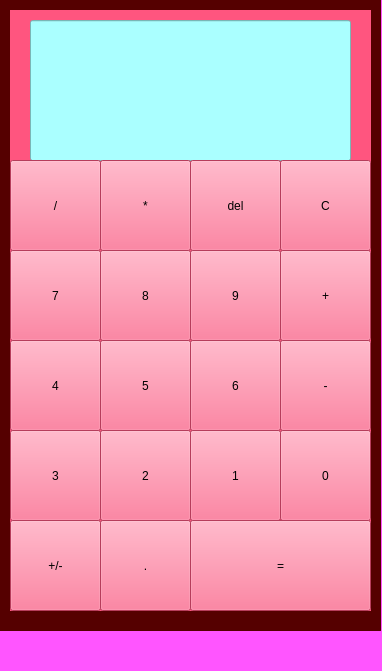
<?xml version="1.0" encoding="UTF-8"?>
<ui version="4.0">
 <class>MainWindow</class>
 <widget class="QMainWindow" name="MainWindow">
  <property name="geometry">
   <rect>
    <x>0</x>
    <y>0</y>
    <width>382</width>
    <height>671</height>
   </rect>
  </property>
  <property name="cursor">
   <cursorShape>PointingHandCursor</cursorShape>
  </property>
  <property name="windowTitle">
   <string>MainWindow</string>
  </property>
  <property name="styleSheet">
   <string notr="true">background-color: rgb(255, 85, 255);</string>
  </property>
  <widget class="QWidget" name="centralwidget">
   <widget class="QWidget" name="widget_2" native="true">
    <property name="geometry">
     <rect>
      <x>0</x>
      <y>0</y>
      <width>381</width>
      <height>631</height>
     </rect>
    </property>
    <property name="styleSheet">
     <string notr="true">background-color: rgb(85, 0, 0);</string>
    </property>
    <widget class="QWidget" name="widget" native="true">
     <property name="geometry">
      <rect>
       <x>10</x>
       <y>10</y>
       <width>361</width>
       <height>601</height>
      </rect>
     </property>
     <property name="styleSheet">
      <string notr="true">background-color: rgb(255, 85, 127);
border-bottom-color: rgb(85, 0, 0);
border-left-color: rgb(85, 0, 0);
border-right-color: rgb(85, 0, 0);
border-top-color: rgb(85, 0, 0);
</string>
     </property>
     <widget class="QLineEdit" name="lineEdit">
      <property name="geometry">
       <rect>
        <x>20</x>
        <y>10</y>
        <width>321</width>
        <height>141</height>
       </rect>
      </property>
      <property name="styleSheet">
       <string notr="true">background-color: rgb(170, 255, 255);
font: 48pt &quot;Segoe UI&quot;;</string>
      </property>
      <property name="text">
       <string/>
      </property>
     </widget>
     <widget class="QPushButton" name="pushButton_multiply">
      <property name="geometry">
       <rect>
        <x>90</x>
        <y>150</y>
        <width>91</width>
        <height>91</height>
       </rect>
      </property>
      <property name="styleSheet">
       <string notr="true">font: 72pt &quot;Segoe UI&quot;;</string>
      </property>
      <property name="text">
       <string>*</string>
      </property>
     </widget>
     <widget class="QPushButton" name="pushButto_delimetr">
      <property name="geometry">
       <rect>
        <x>0</x>
        <y>150</y>
        <width>91</width>
        <height>91</height>
       </rect>
      </property>
      <property name="styleSheet">
       <string notr="true">font: 32pt &quot;Segoe UI&quot;;</string>
      </property>
      <property name="text">
       <string>/</string>
      </property>
     </widget>
     <widget class="QPushButton" name="pushButton_point">
      <property name="geometry">
       <rect>
        <x>90</x>
        <y>510</y>
        <width>91</width>
        <height>91</height>
       </rect>
      </property>
      <property name="styleSheet">
       <string notr="true">font: 72pt &quot;Segoe UI&quot;;
text-align:'center';</string>
      </property>
      <property name="text">
       <string>.</string>
      </property>
     </widget>
     <widget class="QPushButton" name="pushButton_1">
      <property name="geometry">
       <rect>
        <x>180</x>
        <y>420</y>
        <width>91</width>
        <height>91</height>
       </rect>
      </property>
      <property name="styleSheet">
       <string notr="true">font: 36pt &quot;Segoe UI&quot;;</string>
      </property>
      <property name="text">
       <string>1</string>
      </property>
     </widget>
     <widget class="QPushButton" name="pushButton_2">
      <property name="geometry">
       <rect>
        <x>90</x>
        <y>420</y>
        <width>91</width>
        <height>91</height>
       </rect>
      </property>
      <property name="styleSheet">
       <string notr="true">font: 36pt &quot;Segoe UI&quot;;</string>
      </property>
      <property name="text">
       <string>2</string>
      </property>
     </widget>
     <widget class="QPushButton" name="pushButton_3">
      <property name="geometry">
       <rect>
        <x>0</x>
        <y>420</y>
        <width>91</width>
        <height>91</height>
       </rect>
      </property>
      <property name="styleSheet">
       <string notr="true">font: 36pt &quot;Segoe UI&quot;;</string>
      </property>
      <property name="text">
       <string>3</string>
      </property>
     </widget>
     <widget class="QPushButton" name="pushButton_plus">
      <property name="geometry">
       <rect>
        <x>270</x>
        <y>240</y>
        <width>91</width>
        <height>91</height>
       </rect>
      </property>
      <property name="styleSheet">
       <string notr="true">font: 36pt &quot;Segoe UI&quot;;</string>
      </property>
      <property name="text">
       <string>+</string>
      </property>
     </widget>
     <widget class="QPushButton" name="pushButton_deleter">
      <property name="geometry">
       <rect>
        <x>180</x>
        <y>150</y>
        <width>91</width>
        <height>91</height>
       </rect>
      </property>
      <property name="styleSheet">
       <string notr="true">font: 36pt &quot;Segoe UI&quot;;</string>
      </property>
      <property name="text">
       <string>del</string>
      </property>
     </widget>
     <widget class="QPushButton" name="pushButton_4">
      <property name="geometry">
       <rect>
        <x>0</x>
        <y>330</y>
        <width>91</width>
        <height>91</height>
       </rect>
      </property>
      <property name="styleSheet">
       <string notr="true">font: 36pt &quot;Segoe UI&quot;;</string>
      </property>
      <property name="text">
       <string>4</string>
      </property>
     </widget>
     <widget class="QPushButton" name="pushButton_5">
      <property name="geometry">
       <rect>
        <x>90</x>
        <y>330</y>
        <width>91</width>
        <height>91</height>
       </rect>
      </property>
      <property name="styleSheet">
       <string notr="true">font: 36pt &quot;Segoe UI&quot;;</string>
      </property>
      <property name="text">
       <string>5</string>
      </property>
     </widget>
     <widget class="QPushButton" name="pushButton_6">
      <property name="geometry">
       <rect>
        <x>180</x>
        <y>330</y>
        <width>91</width>
        <height>91</height>
       </rect>
      </property>
      <property name="styleSheet">
       <string notr="true">font: 36pt &quot;Segoe UI&quot;;</string>
      </property>
      <property name="text">
       <string>6</string>
      </property>
     </widget>
     <widget class="QPushButton" name="pushButton_minus">
      <property name="geometry">
       <rect>
        <x>270</x>
        <y>330</y>
        <width>91</width>
        <height>91</height>
       </rect>
      </property>
      <property name="styleSheet">
       <string notr="true">font: 36pt &quot;Segoe UI&quot;;</string>
      </property>
      <property name="text">
       <string>-</string>
      </property>
     </widget>
     <widget class="QPushButton" name="pushButton_0">
      <property name="geometry">
       <rect>
        <x>270</x>
        <y>420</y>
        <width>91</width>
        <height>91</height>
       </rect>
      </property>
      <property name="styleSheet">
       <string notr="true">font: 36pt &quot;Segoe UI&quot;;</string>
      </property>
      <property name="text">
       <string>0</string>
      </property>
     </widget>
     <widget class="QPushButton" name="pushButton_plus_or_minus">
      <property name="geometry">
       <rect>
        <x>0</x>
        <y>510</y>
        <width>91</width>
        <height>91</height>
       </rect>
      </property>
      <property name="styleSheet">
       <string notr="true">font: 7pt &quot;Segoe UI&quot;;
font: 36pt &quot;Segoe UI&quot;;</string>
      </property>
      <property name="text">
       <string>+/-</string>
      </property>
     </widget>
     <widget class="QPushButton" name="pushButton_reset">
      <property name="geometry">
       <rect>
        <x>270</x>
        <y>150</y>
        <width>91</width>
        <height>91</height>
       </rect>
      </property>
      <property name="styleSheet">
       <string notr="true">font: 7pt &quot;Segoe UI&quot;;
font: 36pt &quot;Segoe UI&quot;;</string>
      </property>
      <property name="text">
       <string>C</string>
      </property>
     </widget>
     <widget class="QPushButton" name="pushButton_result">
      <property name="geometry">
       <rect>
        <x>180</x>
        <y>510</y>
        <width>181</width>
        <height>91</height>
       </rect>
      </property>
      <property name="styleSheet">
       <string notr="true">font: 36pt &quot;Segoe UI&quot;;</string>
      </property>
      <property name="text">
       <string>=</string>
      </property>
     </widget>
     <widget class="QPushButton" name="pushButton_7">
      <property name="geometry">
       <rect>
        <x>0</x>
        <y>240</y>
        <width>91</width>
        <height>91</height>
       </rect>
      </property>
      <property name="styleSheet">
       <string notr="true">font: 7pt &quot;Segoe UI&quot;;
font: 36pt &quot;Segoe UI&quot;;</string>
      </property>
      <property name="text">
       <string>7</string>
      </property>
     </widget>
     <widget class="QPushButton" name="pushButton_8">
      <property name="geometry">
       <rect>
        <x>90</x>
        <y>240</y>
        <width>91</width>
        <height>91</height>
       </rect>
      </property>
      <property name="styleSheet">
       <string notr="true">font: 36pt &quot;Segoe UI&quot;;</string>
      </property>
      <property name="text">
       <string>8</string>
      </property>
     </widget>
     <widget class="QPushButton" name="pushButton_9">
      <property name="geometry">
       <rect>
        <x>180</x>
        <y>240</y>
        <width>91</width>
        <height>91</height>
       </rect>
      </property>
      <property name="styleSheet">
       <string notr="true">font: 36pt &quot;Segoe UI&quot;;</string>
      </property>
      <property name="text">
       <string>9</string>
      </property>
     </widget>
    </widget>
   </widget>
  </widget>
  <widget class="QMenuBar" name="menubar">
   <property name="geometry">
    <rect>
     <x>0</x>
     <y>0</y>
     <width>382</width>
     <height>22</height>
    </rect>
   </property>
  </widget>
  <widget class="QStatusBar" name="statusbar"/>
 </widget>
 <resources/>
 <connections/>
</ui>
